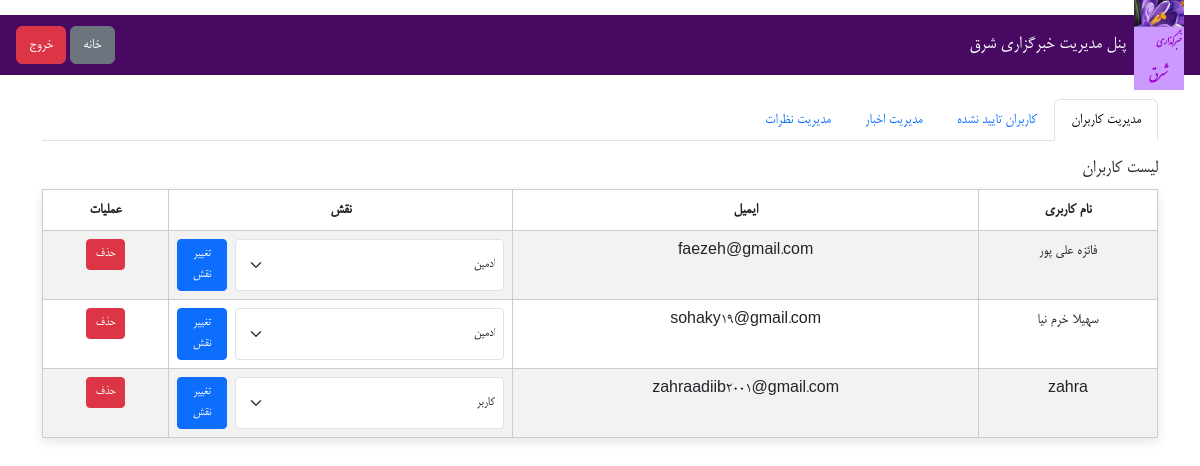
The page /ManagerPanel.php (signed in) on the database its author committed.
### tables this page shows
CREATE TABLE IF NOT EXISTS `users` (
  `id` int NOT NULL AUTO_INCREMENT,
  `username` varchar(50) NOT NULL,
  `email` varchar(100) NOT NULL,
  `password` varchar(255) NOT NULL,
  `role` enum('admin','writer') NOT NULL DEFAULT 'writer',
  `approved` enum('pending','approved','rejected') NOT NULL DEFAULT 'pending',
  PRIMARY KEY (`id`),
  UNIQUE KEY `username` (`username`),
  UNIQUE KEY `email` (`email`)
);

### ManagerPanel.php (the view, shortened to what this page needs)
<?php
include ('db.php');
?>
<!DOCTYPE html>
<html lang="fa" dir="rtl">
<head>
    <link rel="stylesheet" href="CSS/ManagerpanelStyle.css">
    <link href="https://cdn.jsdelivr.net/npm/bootstrap@5.3.0/dist/css/bootstrap.rtl.min.css" rel="stylesheet">
</head>
<body>
<header style="background-color: #470962; color: white;" class="p-3 d-flex justify-content-between align-items-center">
    <div class="d-flex align-items-center">
        <img src="img/hhh.png" alt="لوگو" width="50" class="me-2">
        <h5 class="mb-0">پنل مدیریت خبرگزاری شرق</h5>
    </div>
    <div>
        <a href="index.php" class="btn btn-secondary">خانه</a>
        <button class="btn btn-danger" onclick="confirmLogout()">خروج</button>
    </div>
</header>
<div class="container mt-4">
    <ul class="nav nav-tabs mb-3" role="tablist">
        <li class="nav-item"><a class="nav-link active" data-bs-toggle="tab" href="#users">مدیریت کاربران</a></li>
        <li class="nav-item"><a class="nav-link" data-bs-toggle="tab" href="#pending-users">کاربران تایید نشده</a></li>
        <li class="nav-item"><a class="nav-link" data-bs-toggle="tab" href="#news">مدیریت اخبار</a></li>
        <li class="nav-item"><a class="nav-link" data-bs-toggle="tab" href="#comments">مدیریت نظرات</a></li>
    </ul>
    <div class="tab-content">
        <div class="tab-pane fade show active" id="users">
            <h5>لیست کاربران</h5>
            <table class="table table-striped">
                <thead><tr><th>نام کاربری</th><th>ایمیل</th><th>نقش</th><th>عملیات</th></tr></thead>
                <tbody>
                <?php
                $result = $conn->query("SELECT * FROM users WHERE approved = 'approved'");
                while($user = $result->fetch_assoc()):
                ?>
                <tr>
                    <td><?= htmlspecialchars($user['username']) ?></td>
                    <td><?= htmlspecialchars($user['email']) ?></td>
                    <td>
                        <form method="post" class="d-flex gap-2">
                            <select name="new_role" class="form-select form-select-sm">
                                <option value="user" <?= $user['role'] == 'user' ? 'selected' : '' ?>>کاربر</option>
                                <option value="admin" <?= $user['role'] == 'admin' ? 'selected' : '' ?>>ادمین</option>
                            </select>
                            <button class="btn btn-primary btn-sm">تغییر نقش</button>
                        </form>
                    </td>
                    <td>
                        <form method="post">
                            <button class="btn btn-danger btn-sm" onclick="return confirm('حذف شود؟')">حذف</button>
                        </form>
                    </td>
                </tr>
                <?php endwhile; ?>
                </tbody>
            </table>
        </div>
    </div>
</div>
</body>
</html>

### CSS/ManagerPanelStyle.css (style rules this page uses)
* { padding: 0; margin: 0; box-sizing: border-box; font-family: B-mitra, sans-serif; }
body { background-color: #ecf0f1; }
header { width: 100%; height: 60px; background-color: #470962; color: white; margin: 15px 0 0; display: flex; justify-content: space-between; align-items: center; padding: 0 20px; }
table { width: 100%; border-collapse: collapse; background-color: white; box-shadow: 0 4px 10px rgba(0, 0, 0, 0.1); }
table th, table td { padding: 12px; text-align: center; border: 1px solid #ccc; }
table th { background-color: #470962; color: white; }
table td { background-color: #f9f9f9; }
button { padding: 10px 20px; border: none; border-radius: 5px; cursor: pointer; font-size: 16px; transition: 0.3s; }

### rows shown on the page
users: username "فائزه علی پور", email "faezeh@gmail.com", new_role "ادمین"
users: username "سهیلا خرم نیا", email "sohaky19@gmail.com", new_role "ادمین"
users: username "zahra", email "zahraadiib2001@gmail.com"
